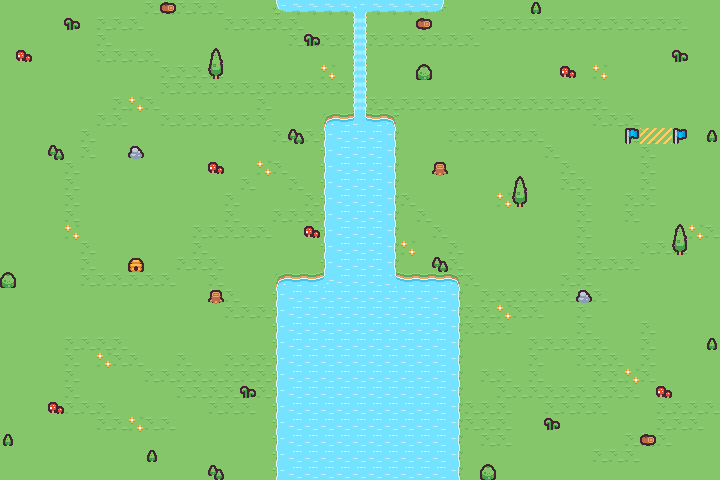

Tiled map render using the project's own tile images. Description and the map definition, with tile-layer contents summarised, below:
An orthogonal 45x30 tile map with 16x16 px tiles, 4 tile layers (Ground, Obstacles, Water, Goal) and 12 objects (4x letter, 4x hovercraft, 3x bomb, spawn).

<map version="1.10" tiledversion="1.10.2" orientation="orthogonal" renderorder="right-down" width="45" height="30" tilewidth="16" tileheight="16" infinite="0" nextlayerid="8" nextobjectid="13">
 <editorsettings>
  <export target="level3.tmj" format="json" />
 </editorsettings>
 <tileset firstgid="1" name="sprites" tilewidth="16" tileheight="16" tilecount="275" columns="25">
  <image source="sprites.png" trans="ff00ff" width="400" height="176" />
 </tileset>
 <layer id="1" name="Ground" width="45" height="30">
  <data>[1350 cells, 1350 non-empty, 3 distinct tile ids]</data>
 </layer>
 <layer id="3" name="Obstacles" width="45" height="30">
  <data>[1350 cells, 37 non-empty, 11 distinct tile ids]</data>
 </layer>
 <layer id="2" name="Water" width="45" height="30">
  <data>[1350 cells, 223 non-empty, 14 distinct tile ids]</data>
 </layer>
 <layer id="4" name="Goal" width="45" height="30">
  <data>[1350 cells, 4 non-empty, 3 distinct tile ids]</data>
 </layer>
 <objectgroup id="7" name="Letter Layer">
  <object id="9" name="Letter C" type="letter" gid="48" x="0" y="384" width="16" height="16" />
  <object id="10" name="Letter E" type="letter" gid="50" x="240" y="448" width="16" height="16" />
  <object id="11" name="Letter O" type="letter" gid="100" x="160" y="224" width="16" height="16" />
  <object id="12" name="Letter D" type="letter" gid="49" x="144" y="96" width="16" height="16" />
 </objectgroup>
 <objectgroup id="6" name="Enemy Layer">
  <object id="2" name="Bomb" type="bomb" gid="5" x="48" y="80" width="16" height="16" />
  <object id="3" name="Bomb" type="bomb" gid="5" x="32" y="208" width="16" height="16" />
  <object id="4" name="Bomb" type="bomb" gid="5" x="192" y="368" width="16" height="16" />
  <object id="5" name="Hovercraft" type="hovercraft" gid="165" x="240" y="112" width="16" height="16" />
  <object id="6" name="Hovercraft" type="hovercraft" gid="165" x="560" y="240" width="16" height="16" />
  <object id="7" name="Hovercraft" type="hovercraft" gid="165" x="48" y="320" width="16" height="16" />
  <object id="8" name="Hovercraft" type="hovercraft" gid="165" x="496" y="80" width="16" height="16" />
 </objectgroup>
 <objectgroup id="5" name="Player">
  <object id="1" name="Spawn" type="spawn" x="320" y="96">
   <point />
  </object>
 </objectgroup>
</map>
